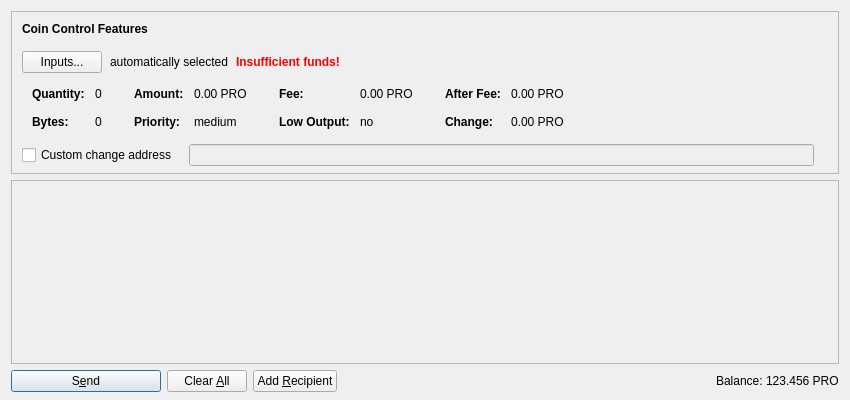
<?xml version="1.0" encoding="UTF-8"?>
<ui version="4.0">
 <class>SendCoinsDialog</class>
 <widget class="QDialog" name="SendCoinsDialog">
  <property name="geometry">
   <rect>
    <x>0</x>
    <y>0</y>
    <width>850</width>
    <height>400</height>
   </rect>
  </property>
  <property name="windowTitle">
   <string>Send Coins</string>
  </property>
  <layout class="QVBoxLayout" name="verticalLayout" stretch="0,1,0">
   <property name="bottomMargin">
    <number>8</number>
   </property>
   <item>
    <widget class="QFrame" name="frameCoinControl">
     <property name="sizePolicy">
      <sizepolicy hsizetype="Expanding" vsizetype="Expanding">
       <horstretch>0</horstretch>
       <verstretch>0</verstretch>
      </sizepolicy>
     </property>
     <property name="maximumSize">
      <size>
       <width>16777215</width>
       <height>16777215</height>
      </size>
     </property>
     <property name="frameShape">
      <enum>QFrame::StyledPanel</enum>
     </property>
     <property name="frameShadow">
      <enum>QFrame::Sunken</enum>
     </property>
     <layout class="QVBoxLayout" name="verticalLayoutCoinControl2">
      <property name="spacing">
       <number>0</number>
      </property>
      <property name="leftMargin">
       <number>0</number>
      </property>
      <property name="topMargin">
       <number>0</number>
      </property>
      <property name="rightMargin">
       <number>0</number>
      </property>
      <property name="bottomMargin">
       <number>6</number>
      </property>
      <item>
       <layout class="QVBoxLayout" name="verticalLayoutCoinControl" stretch="0,0,0,0,1">
        <property name="spacing">
         <number>0</number>
        </property>
        <property name="leftMargin">
         <number>10</number>
        </property>
        <property name="topMargin">
         <number>10</number>
        </property>
        <item>
         <layout class="QHBoxLayout" name="horizontalLayoutCoinControl1">
          <property name="bottomMargin">
           <number>15</number>
          </property>
          <item>
           <widget class="QLabel" name="labelCoinControlFeatures">
            <property name="sizePolicy">
             <sizepolicy hsizetype="Preferred" vsizetype="Maximum">
              <horstretch>0</horstretch>
              <verstretch>0</verstretch>
             </sizepolicy>
            </property>
            <property name="font">
             <font>
              <weight>75</weight>
              <bold>true</bold>
             </font>
            </property>
            <property name="styleSheet">
             <string notr="true">font-weight:bold;</string>
            </property>
            <property name="text">
             <string>Coin Control Features</string>
            </property>
           </widget>
          </item>
         </layout>
        </item>
        <item>
         <layout class="QHBoxLayout" name="horizontalLayoutCoinControl2" stretch="0,0,0,0">
          <property name="spacing">
           <number>8</number>
          </property>
          <property name="bottomMargin">
           <number>10</number>
          </property>
          <item>
           <widget class="QPushButton" name="pushButtonCoinControl">
            <property name="styleSheet">
             <string notr="true"/>
            </property>
            <property name="text">
             <string>Inputs...</string>
            </property>
           </widget>
          </item>
          <item>
           <widget class="QLabel" name="labelCoinControlAutomaticallySelected">
            <property name="text">
             <string>automatically selected</string>
            </property>
            <property name="margin">
             <number>5</number>
            </property>
           </widget>
          </item>
          <item>
           <widget class="QLabel" name="labelCoinControlInsuffFunds">
            <property name="font">
             <font>
              <weight>75</weight>
              <bold>true</bold>
             </font>
            </property>
            <property name="styleSheet">
             <string notr="true">color:red;font-weight:bold;</string>
            </property>
            <property name="text">
             <string>Insufficient funds!</string>
            </property>
            <property name="margin">
             <number>5</number>
            </property>
           </widget>
          </item>
          <item>
           <spacer name="horizontalSpacerCoinControl">
            <property name="orientation">
             <enum>Qt::Horizontal</enum>
            </property>
            <property name="sizeHint" stdset="0">
             <size>
              <width>40</width>
              <height>1</height>
             </size>
            </property>
           </spacer>
          </item>
         </layout>
        </item>
        <item>
         <widget class="QWidget" name="widgetCoinControl" native="true">
          <property name="sizePolicy">
           <sizepolicy hsizetype="Preferred" vsizetype="Preferred">
            <horstretch>0</horstretch>
            <verstretch>0</verstretch>
           </sizepolicy>
          </property>
          <property name="minimumSize">
           <size>
            <width>0</width>
            <height>0</height>
           </size>
          </property>
          <property name="styleSheet">
           <string notr="true"/>
          </property>
          <layout class="QHBoxLayout" name="horizontalLayoutCoinControl5">
           <property name="leftMargin">
            <number>0</number>
           </property>
           <property name="topMargin">
            <number>0</number>
           </property>
           <property name="rightMargin">
            <number>0</number>
           </property>
           <property name="bottomMargin">
            <number>0</number>
           </property>
           <item>
            <layout class="QHBoxLayout" name="horizontalLayoutCoinControl3" stretch="0,0,0,1">
             <property name="spacing">
              <number>20</number>
             </property>
             <property name="topMargin">
              <number>0</number>
             </property>
             <property name="bottomMargin">
              <number>10</number>
             </property>
             <item>
              <layout class="QFormLayout" name="formLayoutCoinControl1">
               <property name="horizontalSpacing">
                <number>10</number>
               </property>
               <property name="verticalSpacing">
                <number>14</number>
               </property>
               <property name="leftMargin">
                <number>10</number>
               </property>
               <property name="topMargin">
                <number>4</number>
               </property>
               <property name="rightMargin">
                <number>6</number>
               </property>
               <item row="0" column="0">
                <widget class="QLabel" name="labelCoinControlQuantityText">
                 <property name="font">
                  <font>
                   <weight>75</weight>
                   <bold>true</bold>
                  </font>
                 </property>
                 <property name="text">
                  <string>Quantity:</string>
                 </property>
                 <property name="margin">
                  <number>0</number>
                 </property>
                </widget>
               </item>
               <item row="0" column="1">
                <widget class="QLabel" name="labelCoinControlQuantity">
                 <property name="cursor">
                  <cursorShape>IBeamCursor</cursorShape>
                 </property>
                 <property name="contextMenuPolicy">
                  <enum>Qt::ActionsContextMenu</enum>
                 </property>
                 <property name="text">
                  <string notr="true">0</string>
                 </property>
                 <property name="margin">
                  <number>0</number>
                 </property>
                 <property name="textInteractionFlags">
                  <set>Qt::LinksAccessibleByMouse|Qt::TextSelectableByKeyboard|Qt::TextSelectableByMouse</set>
                 </property>
                </widget>
               </item>
               <item row="1" column="0">
                <widget class="QLabel" name="labelCoinControlBytesText">
                 <property name="font">
                  <font>
                   <weight>75</weight>
                   <bold>true</bold>
                  </font>
                 </property>
                 <property name="text">
                  <string>Bytes:</string>
                 </property>
                </widget>
               </item>
               <item row="1" column="1">
                <widget class="QLabel" name="labelCoinControlBytes">
                 <property name="cursor">
                  <cursorShape>IBeamCursor</cursorShape>
                 </property>
                 <property name="contextMenuPolicy">
                  <enum>Qt::ActionsContextMenu</enum>
                 </property>
                 <property name="text">
                  <string notr="true">0</string>
                 </property>
                 <property name="textInteractionFlags">
                  <set>Qt::LinksAccessibleByMouse|Qt::TextSelectableByKeyboard|Qt::TextSelectableByMouse</set>
                 </property>
                </widget>
               </item>
              </layout>
             </item>
             <item>
              <layout class="QFormLayout" name="formLayoutCoinControl2">
               <property name="horizontalSpacing">
                <number>10</number>
               </property>
               <property name="verticalSpacing">
                <number>14</number>
               </property>
               <property name="leftMargin">
                <number>6</number>
               </property>
               <property name="topMargin">
                <number>4</number>
               </property>
               <property name="rightMargin">
                <number>6</number>
               </property>
               <item row="0" column="0">
                <widget class="QLabel" name="labelCoinControlAmountText">
                 <property name="font">
                  <font>
                   <weight>75</weight>
                   <bold>true</bold>
                  </font>
                 </property>
                 <property name="text">
                  <string>Amount:</string>
                 </property>
                 <property name="margin">
                  <number>0</number>
                 </property>
                </widget>
               </item>
               <item row="0" column="1">
                <widget class="QLabel" name="labelCoinControlAmount">
                 <property name="cursor">
                  <cursorShape>IBeamCursor</cursorShape>
                 </property>
                 <property name="contextMenuPolicy">
                  <enum>Qt::ActionsContextMenu</enum>
                 </property>
                 <property name="text">
                  <string notr="true">0.00 PRO</string>
                 </property>
                 <property name="textInteractionFlags">
                  <set>Qt::LinksAccessibleByMouse|Qt::TextSelectableByKeyboard|Qt::TextSelectableByMouse</set>
                 </property>
                </widget>
               </item>
               <item row="1" column="0">
                <widget class="QLabel" name="labelCoinControlPriorityText">
                 <property name="font">
                  <font>
                   <weight>75</weight>
                   <bold>true</bold>
                  </font>
                 </property>
                 <property name="text">
                  <string>Priority:</string>
                 </property>
                </widget>
               </item>
               <item row="1" column="1">
                <widget class="QLabel" name="labelCoinControlPriority">
                 <property name="cursor">
                  <cursorShape>IBeamCursor</cursorShape>
                 </property>
                 <property name="contextMenuPolicy">
                  <enum>Qt::ActionsContextMenu</enum>
                 </property>
                 <property name="text">
                  <string notr="true">medium</string>
                 </property>
                 <property name="textInteractionFlags">
                  <set>Qt::LinksAccessibleByMouse|Qt::TextSelectableByKeyboard|Qt::TextSelectableByMouse</set>
                 </property>
                </widget>
               </item>
              </layout>
             </item>
             <item>
              <layout class="QFormLayout" name="formLayoutCoinControl3">
               <property name="horizontalSpacing">
                <number>10</number>
               </property>
               <property name="verticalSpacing">
                <number>14</number>
               </property>
               <property name="leftMargin">
                <number>6</number>
               </property>
               <property name="topMargin">
                <number>4</number>
               </property>
               <property name="rightMargin">
                <number>6</number>
               </property>
               <item row="0" column="0">
                <widget class="QLabel" name="labelCoinControlFeeText">
                 <property name="font">
                  <font>
                   <weight>75</weight>
                   <bold>true</bold>
                  </font>
                 </property>
                 <property name="text">
                  <string>Fee:</string>
                 </property>
                 <property name="margin">
                  <number>0</number>
                 </property>
                </widget>
               </item>
               <item row="0" column="1">
                <widget class="QLabel" name="labelCoinControlFee">
                 <property name="cursor">
                  <cursorShape>IBeamCursor</cursorShape>
                 </property>
                 <property name="contextMenuPolicy">
                  <enum>Qt::ActionsContextMenu</enum>
                 </property>
                 <property name="text">
                  <string notr="true">0.00 PRO</string>
                 </property>
                 <property name="textInteractionFlags">
                  <set>Qt::LinksAccessibleByMouse|Qt::TextSelectableByKeyboard|Qt::TextSelectableByMouse</set>
                 </property>
                </widget>
               </item>
               <item row="1" column="0">
                <widget class="QLabel" name="labelCoinControlLowOutputText">
                 <property name="font">
                  <font>
                   <weight>75</weight>
                   <bold>true</bold>
                  </font>
                 </property>
                 <property name="text">
                  <string>Low Output:</string>
                 </property>
                </widget>
               </item>
               <item row="1" column="1">
                <widget class="QLabel" name="labelCoinControlLowOutput">
                 <property name="cursor">
                  <cursorShape>IBeamCursor</cursorShape>
                 </property>
                 <property name="contextMenuPolicy">
                  <enum>Qt::ActionsContextMenu</enum>
                 </property>
                 <property name="text">
                  <string notr="true">no</string>
                 </property>
                 <property name="textInteractionFlags">
                  <set>Qt::LinksAccessibleByMouse|Qt::TextSelectableByKeyboard|Qt::TextSelectableByMouse</set>
                 </property>
                </widget>
               </item>
              </layout>
             </item>
             <item>
              <layout class="QFormLayout" name="formLayoutCoinControl4">
               <property name="horizontalSpacing">
                <number>10</number>
               </property>
               <property name="verticalSpacing">
                <number>14</number>
               </property>
               <property name="leftMargin">
                <number>6</number>
               </property>
               <property name="topMargin">
                <number>4</number>
               </property>
               <property name="rightMargin">
                <number>6</number>
               </property>
               <item row="0" column="0">
                <widget class="QLabel" name="labelCoinControlAfterFeeText">
                 <property name="font">
                  <font>
                   <weight>75</weight>
                   <bold>true</bold>
                  </font>
                 </property>
                 <property name="text">
                  <string>After Fee:</string>
                 </property>
                 <property name="margin">
                  <number>0</number>
                 </property>
                </widget>
               </item>
               <item row="0" column="1">
                <widget class="QLabel" name="labelCoinControlAfterFee">
                 <property name="cursor">
                  <cursorShape>IBeamCursor</cursorShape>
                 </property>
                 <property name="contextMenuPolicy">
                  <enum>Qt::ActionsContextMenu</enum>
                 </property>
                 <property name="text">
                  <string notr="true">0.00 PRO</string>
                 </property>
                 <property name="textInteractionFlags">
                  <set>Qt::LinksAccessibleByMouse|Qt::TextSelectableByKeyboard|Qt::TextSelectableByMouse</set>
                 </property>
                </widget>
               </item>
               <item row="1" column="0">
                <widget class="QLabel" name="labelCoinControlChangeText">
                 <property name="font">
                  <font>
                   <weight>75</weight>
                   <bold>true</bold>
                  </font>
                 </property>
                 <property name="text">
                  <string>Change:</string>
                 </property>
                </widget>
               </item>
               <item row="1" column="1">
                <widget class="QLabel" name="labelCoinControlChange">
                 <property name="cursor">
                  <cursorShape>IBeamCursor</cursorShape>
                 </property>
                 <property name="contextMenuPolicy">
                  <enum>Qt::ActionsContextMenu</enum>
                 </property>
                 <property name="text">
                  <string notr="true">0.00 PRO</string>
                 </property>
                 <property name="textInteractionFlags">
                  <set>Qt::LinksAccessibleByMouse|Qt::TextSelectableByKeyboard|Qt::TextSelectableByMouse</set>
                 </property>
                </widget>
               </item>
              </layout>
             </item>
            </layout>
           </item>
          </layout>
         </widget>
        </item>
        <item>
         <layout class="QHBoxLayout" name="horizontalLayoutCoinControl4" stretch="0,0,0">
          <property name="spacing">
           <number>12</number>
          </property>
          <property name="sizeConstraint">
           <enum>QLayout::SetDefaultConstraint</enum>
          </property>
          <property name="topMargin">
           <number>5</number>
          </property>
          <property name="rightMargin">
           <number>5</number>
          </property>
          <item>
           <widget class="QCheckBox" name="checkBoxCoinControlChange">
            <property name="toolTip">
             <string>If this is activated, but the change address is empty or invalid, change will be sent to a newly generated address.</string>
            </property>
            <property name="text">
             <string>Custom change address</string>
            </property>
           </widget>
          </item>
          <item>
           <widget class="QValidatedLineEdit" name="lineEditCoinControlChange">
            <property name="enabled">
             <bool>false</bool>
            </property>
            <property name="sizePolicy">
             <sizepolicy hsizetype="Expanding" vsizetype="Fixed">
              <horstretch>0</horstretch>
              <verstretch>0</verstretch>
             </sizepolicy>
            </property>
           </widget>
          </item>
          <item>
           <widget class="QLabel" name="labelCoinControlChangeLabel">
            <property name="sizePolicy">
             <sizepolicy hsizetype="Preferred" vsizetype="Expanding">
              <horstretch>0</horstretch>
              <verstretch>0</verstretch>
             </sizepolicy>
            </property>
            <property name="minimumSize">
             <size>
              <width>0</width>
              <height>0</height>
             </size>
            </property>
            <property name="text">
             <string/>
            </property>
            <property name="margin">
             <number>3</number>
            </property>
           </widget>
          </item>
         </layout>
        </item>
        <item>
         <spacer name="verticalSpacerCoinControl">
          <property name="orientation">
           <enum>Qt::Vertical</enum>
          </property>
          <property name="sizeHint" stdset="0">
           <size>
            <width>800</width>
            <height>1</height>
           </size>
          </property>
         </spacer>
        </item>
       </layout>
      </item>
     </layout>
    </widget>
   </item>
   <item>
    <widget class="QScrollArea" name="scrollArea">
     <property name="widgetResizable">
      <bool>true</bool>
     </property>
     <widget class="QWidget" name="scrollAreaWidgetContents">
      <property name="geometry">
       <rect>
        <x>0</x>
        <y>0</y>
        <width>830</width>
        <height>178</height>
       </rect>
      </property>
      <layout class="QVBoxLayout" name="verticalLayout_2" stretch="0,1">
       <property name="leftMargin">
        <number>0</number>
       </property>
       <property name="topMargin">
        <number>0</number>
       </property>
       <property name="rightMargin">
        <number>0</number>
       </property>
       <property name="bottomMargin">
        <number>0</number>
       </property>
       <item>
        <layout class="QVBoxLayout" name="entries">
         <property name="spacing">
          <number>6</number>
         </property>
        </layout>
       </item>
       <item>
        <spacer name="verticalSpacer">
         <property name="orientation">
          <enum>Qt::Vertical</enum>
         </property>
         <property name="sizeHint" stdset="0">
          <size>
           <width>20</width>
           <height>40</height>
          </size>
         </property>
        </spacer>
       </item>
      </layout>
     </widget>
    </widget>
   </item>
   <item>
    <layout class="QHBoxLayout" name="horizontalLayout">
     <item>
      <widget class="QPushButton" name="sendButton">
       <property name="minimumSize">
        <size>
         <width>150</width>
         <height>0</height>
        </size>
       </property>
       <property name="toolTip">
        <string>Confirm the send action</string>
       </property>
       <property name="text">
        <string>S&amp;end</string>
       </property>
       <property name="icon">
        <iconset resource="../payprocoin.qrc">
         <normaloff>:/icons/send</normaloff>:/icons/send</iconset>
       </property>
       <property name="default">
        <bool>true</bool>
       </property>
      </widget>
     </item>
     <item>
      <widget class="QPushButton" name="clearButton">
       <property name="sizePolicy">
        <sizepolicy hsizetype="Minimum" vsizetype="Fixed">
         <horstretch>0</horstretch>
         <verstretch>0</verstretch>
        </sizepolicy>
       </property>
       <property name="toolTip">
        <string>Clear all fields of the form.</string>
       </property>
       <property name="text">
        <string>Clear &amp;All</string>
       </property>
       <property name="icon">
        <iconset resource="../payprocoin.qrc">
         <normaloff>:/icons/remove</normaloff>:/icons/remove</iconset>
       </property>
       <property name="autoRepeatDelay">
        <number>300</number>
       </property>
       <property name="autoDefault">
        <bool>false</bool>
       </property>
      </widget>
     </item>
     <item>
      <widget class="QPushButton" name="addButton">
       <property name="toolTip">
        <string>Send to multiple recipients at once</string>
       </property>
       <property name="text">
        <string>Add &amp;Recipient</string>
       </property>
       <property name="icon">
        <iconset resource="../payprocoin.qrc">
         <normaloff>:/icons/add</normaloff>:/icons/add</iconset>
       </property>
       <property name="autoDefault">
        <bool>false</bool>
       </property>
      </widget>
     </item>
     <item>
      <spacer name="horizontalSpacer">
       <property name="orientation">
        <enum>Qt::Horizontal</enum>
       </property>
       <property name="sizeHint" stdset="0">
        <size>
         <width>40</width>
         <height>20</height>
        </size>
       </property>
      </spacer>
     </item>
     <item>
      <layout class="QHBoxLayout" name="horizontalLayout_2">
       <property name="spacing">
        <number>3</number>
       </property>
       <item>
        <widget class="QLabel" name="label">
         <property name="sizePolicy">
          <sizepolicy hsizetype="Preferred" vsizetype="Fixed">
           <horstretch>0</horstretch>
           <verstretch>0</verstretch>
          </sizepolicy>
         </property>
         <property name="text">
          <string>Balance:</string>
         </property>
        </widget>
       </item>
       <item>
        <widget class="QLabel" name="labelBalance">
         <property name="sizePolicy">
          <sizepolicy hsizetype="Preferred" vsizetype="Fixed">
           <horstretch>0</horstretch>
           <verstretch>0</verstretch>
          </sizepolicy>
         </property>
         <property name="cursor">
          <cursorShape>IBeamCursor</cursorShape>
         </property>
         <property name="text">
          <string notr="true">123.456 PRO</string>
         </property>
         <property name="textInteractionFlags">
          <set>Qt::LinksAccessibleByMouse|Qt::TextSelectableByKeyboard|Qt::TextSelectableByMouse</set>
         </property>
        </widget>
       </item>
      </layout>
     </item>
    </layout>
   </item>
  </layout>
 </widget>
 <customwidgets>
  <customwidget>
   <class>QValidatedLineEdit</class>
   <extends>QLineEdit</extends>
   <header>qvalidatedlineedit.h</header>
  </customwidget>
 </customwidgets>
 <resources>
  <include location="../payprocoin.qrc"/>
 </resources>
 <connections/>
</ui>
